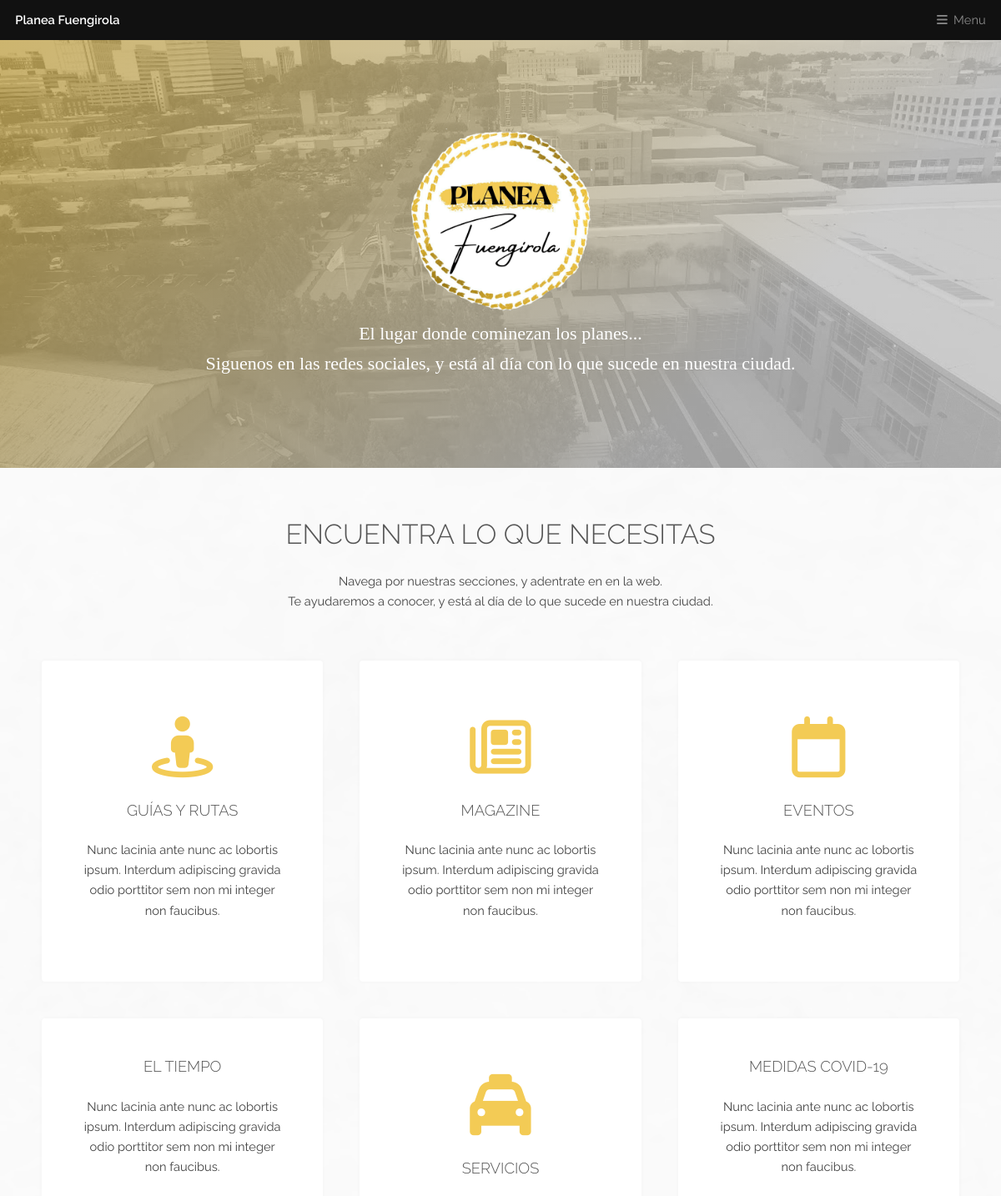
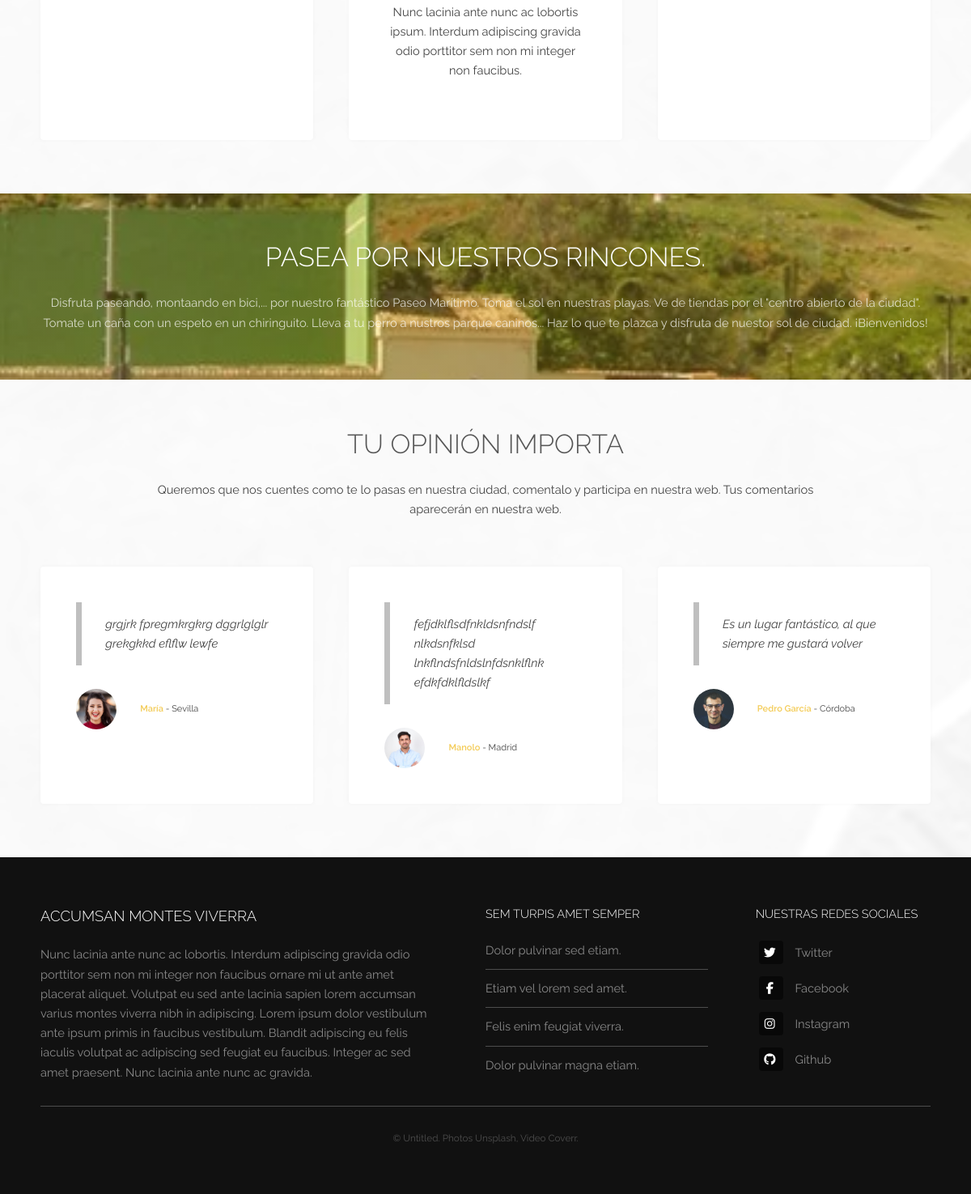
The page / on the database its author committed (2 pictures, top to bottom).
### testimonials/models.py (models this page shows, shortened)
class Testimonial(models.Model):
    title = models.CharField(max_length=30, verbose_name='Título')
    content = models.CharField(max_length=150, verbose_name='Opinión')
    imagen = models.ImageField(
        default='null', verbose_name='Fotografía', upload_to='images')
    autor = models.CharField(max_length=40, verbose_name='Nombre del autor')
    profesion_localidad = models.CharField(
        max_length=50, verbose_name='Profesión - localidad')
    create_at = models.DateTimeField(verbose_name='Creado ', auto_now_add=True)
    update_at = models.DateTimeField(verbose_name='Actualizado', auto_now=True)
    class Meta:
        verbose_name = 'Opinión'
        verbose_name_plural = 'Opiniones'

### core/views.py (the view)
# urls.py: 2. Add a URL to urlpatterns:  path('', views.home, name='home')
def home(request):
    return render(request, 'core/index.html', {
        'titulo': 'Inicio'
    }
    )

### magazine/context_processor.py (called while the page is built)
def get_categories(request):
    ids_in_use = Article.objects.filter(
        public=True).values_list('categories', flat=True)
    categories = Category.objects.filter(
        id__in=ids_in_use).values_list('id', 'name')
    return{
        'categories': categories,
        'ids': ids_in_use
    }

### testimonials/context_proccesors.py (called while the page is built)
def get_testimonials(request):
    testimonials = Testimonial.objects.all().order_by('?')[:3]
    return{
        'testimonials': testimonials
    }

### core/templates/core/index.html (shortened to what this page needs)
{% extends 'layout/base.html' %}{% load static %}
{% block content %}
<section id="banner">
  <div class="inner">
    <img src="{% static '/images/planea_logo.png'%}"" alt="logo" />
    <p>
      El lugar donde cominezan los planes...<br />
      Siguenos en las redes sociales, y está al día con lo que sucede en nuestra
      ciudad.
    </p>
  </div>
</section>
<section class="wrapper">
  <div class="inner">
    <header class="special">
      <h2>Encuentra lo que necesitas</h2>
      <p>
        Navega por nuestras secciones, y adentrate en en la web. <br />
        Te ayudaremos a conocer, y está al día de lo que sucede en nuestra
        ciudad.
      </p>
    </header>
    <div class="highlights">
      <section>
        <div class="content">
          <header>
            <a href="#" class="icon fa-street-view"
              ><span class="label">Icon</span></a
            >
            <h3>Guías y rutas</h3>
          </header>
          <p>
            Nunc lacinia ante nunc ac lobortis ipsum. Interdum adipiscing
            gravida odio porttitor sem non mi integer non faucibus.
          </p>
        </div>
      </section>
      <section>
        <div class="content">
          <header>
            <a href="{% url 'lista articulos' %}" class="icon fa-newspaper-o"
              ><span class="label">Icon</span></a
            >
            <h3>Magazine</h3>
          </header>
          <p>
            Nunc lacinia ante nunc ac lobortis ipsum. Interdum adipiscing
            gravida odio porttitor sem non mi integer non faucibus.
          </p>
        </div>
      </section>
      <section>
        <div class="content">
          <header>
            <a href="#" class="icon fa-calendar-o"
              ><span class="label">Icon</span></a
            >
            <h3>Eventos</h3>
          </header>
          <p>
            Nunc lacinia ante nunc ac lobortis ipsum. Interdum adipiscing
            gravida odio porttitor sem non mi integer non faucibus.
          </p>
        </div>
      </section>
      <section>
        <div class="content">
          <header>
            <h3>El tiempo</h3>
          </header>
          <p>
            Nunc lacinia ante nunc ac lobortis ipsum. Interdum adipiscing
            gravida odio porttitor sem non mi integer non faucibus.
          </p>
        </div>
      </section>
      <section>
        <div class="content">
          <header>
            <a href="#" class="icon fa-taxi"><span class="label">Icon</span></a>
            <h3>Servicios</h3>
          </header>
          <p>
            Nunc lacinia ante nunc ac lobortis ipsum. Interdum adipiscing
            gravida odio porttitor sem non mi integer non faucibus.
          </p>
        </div>
      </section>
      <section>
        <div class="content">
          <header>
            <h3>Medidas COVID-19</h3>
          </header>
          <p>
            Nunc lacinia ante nunc ac lobortis ipsum. Interdum adipiscing
            gravida odio porttitor sem non mi integer non faucibus.
          </p>
        </div>
      </section>
    </div>
  </div>
</section>
<section id="cta" class="wrapper">
  <div class="inner">
    <h2>Pasea por nuestros rincones.</h2>
    <p>
      Disfruta paseando, montaando en bici,... por nuestro fantástico Paseo
      Marítimo. Toma el sol en nuestras playas. Ve de tiendas por el "centro
      abierto de la ciudad". Tomate un caña con un espeto en un chiringuito.
      Lleva a tu perro a nustros parque caninos... Haz lo que te plazca y
      disfruta de nuestor sol de ciudad. ¡Bienvenidos!
    </p>
  </div>
</section>
{% include 'testimonials/testimonial.html' %} {% endblock content %}

### core/templates/testimonials/testimonial.html (shortened to what this page needs)
{% block testimonial %}
<section class="wrapper">
  <div class="inner">
    <header class="special">
      <h2>Tu opinión importa</h2>
      <p>
        Queremos que nos cuentes como te lo pasas en nuestra ciudad, comentalo y
        participa en nuestra web. Tus comentarios aparecerán en nuestra web.
      </p>
    </header>
    <div class="testimonials">
      {% for testimonial in testimonials %}
      <section>
        <div class="content">
          <blockquote>
            <p>{{testimonial.content}}</p>
          </blockquote>
          <div class="author">
            <div class="image">
              <img src="{{testimonial.imagen.url}}" alt="" />
            </div>
            <p class="credit">
              <strong>{{testimonial.autor}}</strong>
              <span>{{testimonial.profesion_localidad}}</span>
            </p>
          </div>
        </div>
      </section>
      {% endfor %}
    </div>
  </div>
</section>
{% endblock testimonial %}

### rows shown on the page
Testimonial: content "grgjrk fpregmkrgkrg dggrlglglr grekgkkd eflflw lewfe", imagen (picture), autor "María", profesion_localidad "- Sevilla"
Testimonial: content "fefjdklflsdfnkldsnfndslf nlkdsnfklsd lnkflndsfnldslnfdsnklflnk efdkfdklfldslkf", imagen (picture), autor "Manolo", profesion_localidad "- Madrid"
Testimonial: content "Es un lugar fantástico, al que siempre me gustará volver", imagen (picture), autor "Pedro García", profesion_localidad "- Córdoba"
